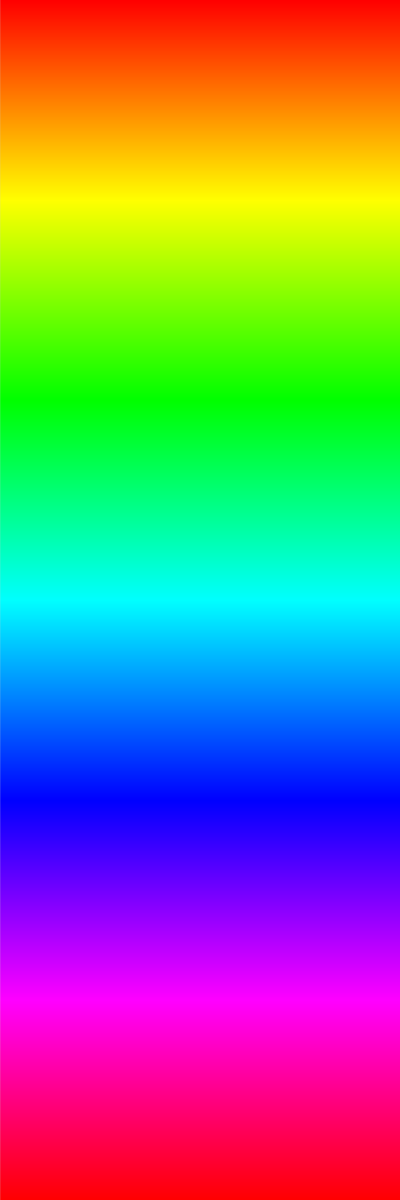
Frame 1 (no input)
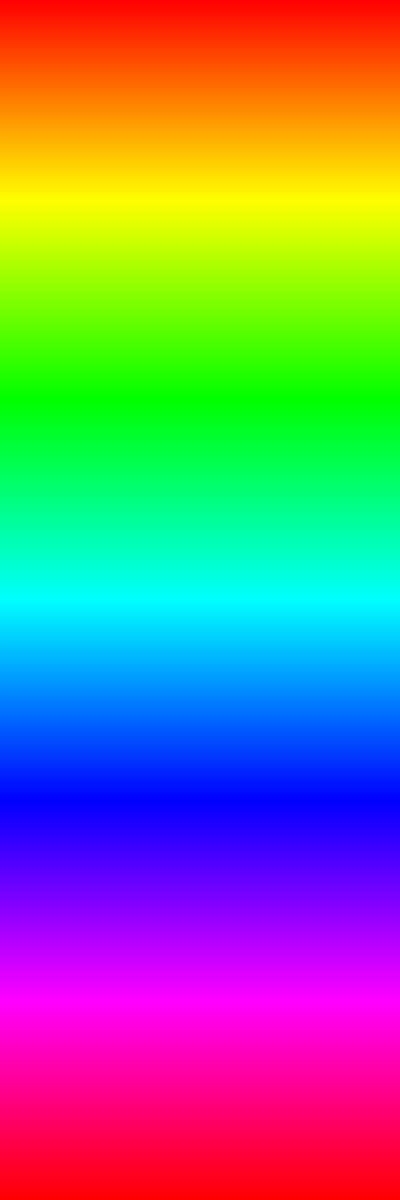
Frame 60 (the mouse pressed at the canvas centre just before this capture)
Frame 120 (the mouse held since frame 60 and released just before this capture): identical to frame 60, image omitted

The Processing sketch that drew these frames (run headless with seeded random() and noise(); from frame 60 on, the mouse is pressed at the canvas centre):

// Processing sketch: processing_113664
// ── processing_113664.pde

int[] x = {23, 46, 69, 92, 107, 127, 167, 187};
int[] y = {92, 69, 46, 23, 92, 69, 46, 23};

int[] x2 = new int[8];
int[] y2 = new int[8];

void setup()
{
  size(400, 1200);
  colorMode(HSB, 360, 100, 100, 100);
  
  for (int i = 0; i < 8; i++)
  {
    x2[i] = int(random(1, 100));
    y2[i] = int(random(1, 100));
  }
}

void draw()
{
  // Create a gradient background
  for (int i = 0; i < 1200; i++)
  {
    float percent = (float)i / 1200;
    stroke(360 * percent, 100, 100, 100);
    line(0, i, 1200, i);
  }
}

void shapeMaker(int xTrans, int yTrans, int degrees)
{
  pushMatrix();
  translate(xTrans, yTrans);
  rotate(radians(degrees));
  polygon(0, 0);
  popMatrix();
}
void polygon(int xShift, int yShift)
{
  noStroke();
  fill(0, 0, 30);
  beginShape();
  for (int i = 0; i < x.length; i++)
  {
    vertex(x[i] + xShift, y[i] + yShift);
  }
  endShape();
}
